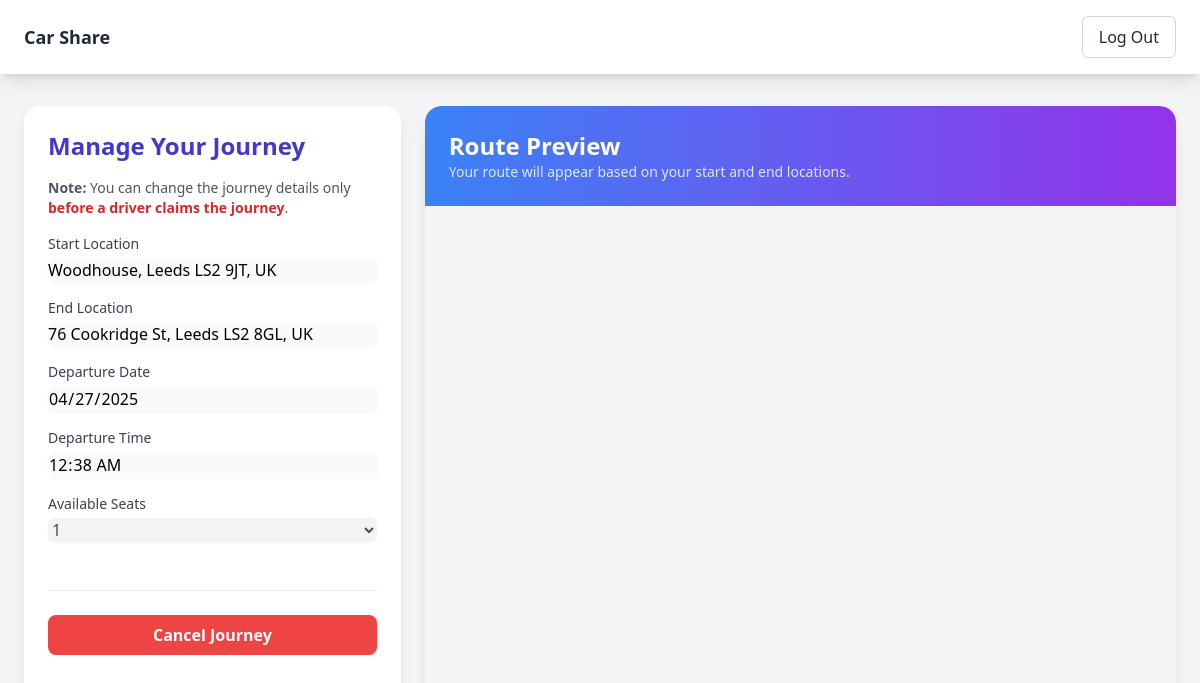
The page /manage_journey/1 (signed in) on the database its author committed.
### app/models.py (models this page shows)
class Journey(db.Model):
    __tablename__ = 'journeys'
    id = db.Column(db.Integer, primary_key=True)
    creator_id = db.Column(db.Integer, db.ForeignKey('users.id'), nullable=False)
    driver_id = db.Column(db.Integer, db.ForeignKey('users.id'))
    start_location = db.Column(db.String(100), nullable=False)
    end_location = db.Column(db.String(100), nullable=False)
    journey_date = db.Column(db.Date, nullable=False)
    journey_time = db.Column(db.Time, nullable=False)
    is_recurring = db.Column(db.Boolean, default=False)
    recurring_days = db.Column(db.String(100))  # comma-separated days
    available_seats = db.Column(db.Integer, nullable=False, default=1)
    journey_status = db.Column(db.String(20), default='active')
    support_issues = db.relationship('SupportIssue', back_populates='journey', lazy=True)
    bookings = db.relationship('Booking', backref='journey', lazy=True)
    messages = db.relationship('Message', backref='journey', lazy=True)

### app/__init__.py (the view)
@app.route('/manage_journey/<int:journey_id>')
@login_required
def manage_journey(journey_id):
    journey = Journey.query.get_or_404(journey_id)
    if journey.creator_id != current_user.id:
        flash("Unauthorized access.", "danger")
        return redirect(url_for('user_dashboard'))
    now = datetime.now()
    journey_datetime = datetime.combine(journey.journey_date, journey.journey_time)
    can_edit = now < (journey_datetime - timedelta(minutes=15))
    bookings = Booking.query.filter_by(journey_id=journey_id).all()
    return render_template(
        'manage_journey.html',
        journey=journey,
        bookings=bookings,
        can_edit=can_edit
    )

### app/__init__.py (called while the page is built)
@login_manager.user_loader
def load_user(user_id):
    return User.query.get(int(user_id))

### app/templates/manage_journey.html (shortened to what this page needs)
{% extends 'base.html' %}
{% block content %}
<div class="max-w-7xl mx-auto px-6 mt-8 flex flex-col md:flex-row gap-6">
  <div class="w-full md:w-1/3 bg-white p-6 shadow-lg rounded-2xl sticky top-24 overflow-y-auto h-[calc(100vh-6rem)]">
    <h1 class="text-2xl font-bold mb-4 text-indigo-700">Manage Your Journey</h1>
  <p class="text-sm text-gray-600 mb-4">
    <strong>Note:</strong> You can change the journey details only <span class="text-red-600 font-semibold">before a driver claims the journey</span>.
  </p>
    <form method="POST" action="{{ url_for('update_journey', journey_id=journey.id) }}" class="space-y-4">
      <div>
        <label for="start_location" class="block text-sm font-medium text-gray-700">Start Location</label>
        <input
          type="text"
          id="start_location"
          name="start_location"
          value="{{ journey.start_location }}"
          required
          class="mt-1 block w-full rounded-md border-gray-300 shadow-sm focus:ring-blue-500 focus:border-blue-500"
          {% if not can_edit %}disabled{% endif %}
        >
      </div>
      <div>
        <label for="end_location" class="block text-sm font-medium text-gray-700">End Location</label>
        <input
          type="text"
          id="end_location"
          name="end_location"
          value="{{ journey.end_location }}"
          required
          class="mt-1 block w-full rounded-md border-gray-300 shadow-sm focus:ring-blue-500 focus:border-blue-500"
          {% if not can_edit %}disabled{% endif %}
        >
      </div>
      <div>
        <label for="journey_date" class="block text-sm font-medium text-gray-700">Departure Date</label>
        <input
          type="date"
          id="journey_date"
          name="journey_date"
          value="{{ journey.journey_date }}"
          required
          class="mt-1 block w-full rounded-md border-gray-300 shadow-sm focus:ring-blue-500 focus:border-blue-500"
          {% if not can_edit %}disabled{% endif %}
        >
      </div>
      <div>
        <label for="journey_time" class="block text-sm font-medium text-gray-700">Departure Time</label>
        <input
          type="time"
          id="journey_time"
          name="journey_time"
          value="{{ journey.journey_time.strftime('%H:%M') }}"
          required
          class="mt-1 block w-full rounded-md border-gray-300 shadow-sm focus:ring-blue-500 focus:border-blue-500"
          {% if not can_edit %}disabled{% endif %}
        >
      </div>
      <div>
        <label for="available_seats" class="block text-sm font-medium text-gray-700">Available Seats</label>
        <select
          id="available_seats"
          name="available_seats"
          class="mt-1 block w-full rounded-md border-gray-300 shadow-sm focus:ring-blue-500 focus:border-blue-500"
          {% if not can_edit %}disabled{% endif %}
        >
          {% for seat in range(1, 11) %}
            <option value="{{ seat }}" {% if journey.available_seats == seat %}selected{% endif %}>
              {{ seat }}
            </option>
          {% endfor %}
        </select>
      </div>
      <div class="pt-2 space-y-2">
      </div>
    </form>
    <hr class="my-6">
    <form method="POST" action="{{ url_for('cancel_journey', journey_id=journey.id) }}" onsubmit="return confirm('Are you sure you want to cancel this journey?')">
      <button type="submit" class="w-full bg-red-500 hover:bg-red-600 text-white font-bold py-2 rounded-lg">
        Cancel Journey
      </button>
    </form>
  </div>
  <div class="w-full md:w-2/3 rounded-2xl shadow-lg overflow-hidden relative">
    <div class="bg-gradient-to-r from-blue-500 to-purple-600 py-6 px-6 rounded-t-2xl">
      <h2 class="text-white text-2xl font-bold">Route Preview</h2>
      <p class="text-blue-100 text-sm">Your route will appear based on your start and end locations.</p>
    </div>
    <div id="map" class="w-full h-[calc(100vh-14rem)]"></div>
  </div>
</div>
{% endblock %}

### rows shown on the page
Journey: start_location "Woodhouse, Leeds LS2 9JT, UK", end_location "76 Cookridge St, Leeds LS2 8GL, UK", journey_date "04/27/2025", journey_time "00:38", available_seats "1"
